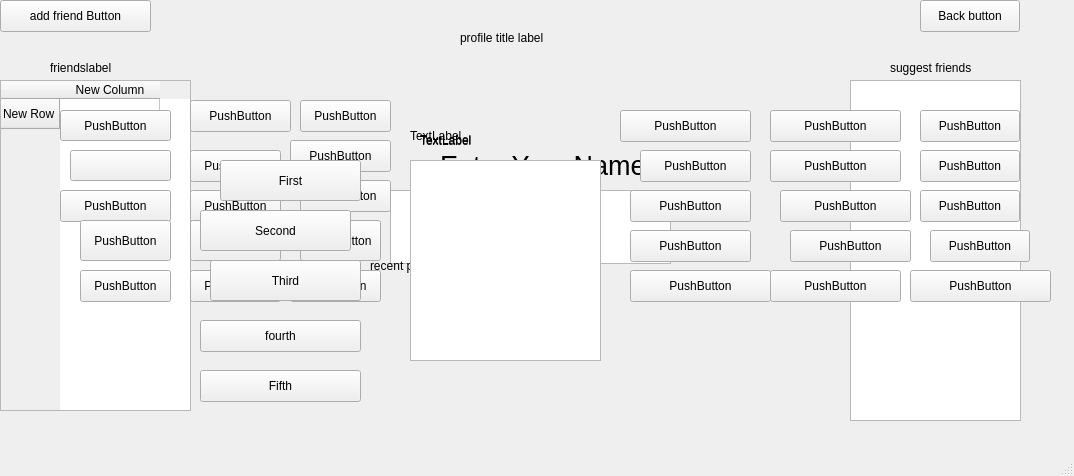
<?xml version="1.0" encoding="UTF-8"?>
<ui version="4.0">
 <class>MainWindow</class>
 <widget class="QMainWindow" name="MainWindow">
  <property name="geometry">
   <rect>
    <x>0</x>
    <y>0</y>
    <width>1074</width>
    <height>476</height>
   </rect>
  </property>
  <property name="windowTitle">
   <string>MainWindow</string>
  </property>
  <widget class="QWidget" name="centralwidget">
   <widget class="QLabel" name="nameLabel">
    <property name="geometry">
     <rect>
      <x>440</x>
      <y>140</y>
      <width>251</width>
      <height>51</height>
     </rect>
    </property>
    <property name="font">
     <font>
      <pointsize>20</pointsize>
     </font>
    </property>
    <property name="text">
     <string>Enter Your Name:</string>
    </property>
   </widget>
   <widget class="QTextEdit" name="nameTextEdit">
    <property name="geometry">
     <rect>
      <x>390</x>
      <y>190</y>
      <width>281</width>
      <height>74</height>
     </rect>
    </property>
   </widget>
   <widget class="QPushButton" name="loginButton">
    <property name="geometry">
     <rect>
      <x>430</x>
      <y>260</y>
      <width>171</width>
      <height>81</height>
     </rect>
    </property>
    <property name="font">
     <font>
      <pointsize>20</pointsize>
     </font>
    </property>
    <property name="text">
     <string>Login</string>
    </property>
   </widget>
   <widget class="QLabel" name="profileTitleLabel">
    <property name="geometry">
     <rect>
      <x>460</x>
      <y>30</y>
      <width>171</width>
      <height>16</height>
     </rect>
    </property>
    <property name="text">
     <string>profile title label</string>
    </property>
   </widget>
   <widget class="QLabel" name="friendsLabel">
    <property name="geometry">
     <rect>
      <x>50</x>
      <y>60</y>
      <width>151</width>
      <height>16</height>
     </rect>
    </property>
    <property name="text">
     <string>friendslabel</string>
    </property>
   </widget>
   <widget class="QTableWidget" name="friendsTableWidget">
    <property name="geometry">
     <rect>
      <x>0</x>
      <y>80</y>
      <width>191</width>
      <height>331</height>
     </rect>
    </property>
    <row>
     <property name="text">
      <string>New Row</string>
     </property>
    </row>
    <column>
     <property name="text">
      <string>New Column</string>
     </property>
    </column>
   </widget>
   <widget class="QTableWidget" name="friendSuggestionsTableWidget">
    <property name="geometry">
     <rect>
      <x>850</x>
      <y>80</y>
      <width>171</width>
      <height>341</height>
     </rect>
    </property>
   </widget>
   <widget class="QLabel" name="recentPostsLabel">
    <property name="geometry">
     <rect>
      <x>370</x>
      <y>110</y>
      <width>471</width>
      <height>311</height>
     </rect>
    </property>
    <property name="text">
     <string>recent posts label</string>
    </property>
   </widget>
   <widget class="QPushButton" name="backButton">
    <property name="geometry">
     <rect>
      <x>920</x>
      <y>0</y>
      <width>100</width>
      <height>32</height>
     </rect>
    </property>
    <property name="text">
     <string>Back button</string>
    </property>
   </widget>
   <widget class="QPushButton" name="addFriendButton">
    <property name="geometry">
     <rect>
      <x>0</x>
      <y>0</y>
      <width>151</width>
      <height>32</height>
     </rect>
    </property>
    <property name="text">
     <string>add friend Button</string>
    </property>
   </widget>
   <widget class="QLabel" name="suggestfriendsLabel">
    <property name="geometry">
     <rect>
      <x>890</x>
      <y>60</y>
      <width>221</width>
      <height>16</height>
     </rect>
    </property>
    <property name="text">
     <string>suggest friends</string>
    </property>
   </widget>
   <widget class="QPushButton" name="laughsButton1">
    <property name="geometry">
     <rect>
      <x>60</x>
      <y>110</y>
      <width>111</width>
      <height>31</height>
     </rect>
    </property>
    <property name="text">
     <string>PushButton</string>
    </property>
   </widget>
   <widget class="QPushButton" name="laughsButton2">
    <property name="geometry">
     <rect>
      <x>70</x>
      <y>150</y>
      <width>101</width>
      <height>31</height>
     </rect>
    </property>
    <property name="text">
     <string/>
    </property>
   </widget>
   <widget class="QPushButton" name="laughsButton3">
    <property name="geometry">
     <rect>
      <x>60</x>
      <y>190</y>
      <width>111</width>
      <height>32</height>
     </rect>
    </property>
    <property name="text">
     <string>PushButton</string>
    </property>
   </widget>
   <widget class="QPushButton" name="laughsButton4">
    <property name="geometry">
     <rect>
      <x>80</x>
      <y>220</y>
      <width>91</width>
      <height>41</height>
     </rect>
    </property>
    <property name="text">
     <string>PushButton</string>
    </property>
   </widget>
   <widget class="QPushButton" name="laughsButton5">
    <property name="geometry">
     <rect>
      <x>80</x>
      <y>270</y>
      <width>91</width>
      <height>32</height>
     </rect>
    </property>
    <property name="text">
     <string>PushButton</string>
    </property>
   </widget>
   <widget class="QPushButton" name="lovesButton1">
    <property name="geometry">
     <rect>
      <x>190</x>
      <y>100</y>
      <width>101</width>
      <height>32</height>
     </rect>
    </property>
    <property name="text">
     <string>PushButton</string>
    </property>
   </widget>
   <widget class="QPushButton" name="lovesButton2">
    <property name="geometry">
     <rect>
      <x>190</x>
      <y>150</y>
      <width>91</width>
      <height>32</height>
     </rect>
    </property>
    <property name="text">
     <string>PushButton</string>
    </property>
   </widget>
   <widget class="QPushButton" name="lovesButton3">
    <property name="geometry">
     <rect>
      <x>190</x>
      <y>190</y>
      <width>91</width>
      <height>32</height>
     </rect>
    </property>
    <property name="text">
     <string>PushButton</string>
    </property>
   </widget>
   <widget class="QPushButton" name="lovesButton4">
    <property name="geometry">
     <rect>
      <x>190</x>
      <y>220</y>
      <width>91</width>
      <height>41</height>
     </rect>
    </property>
    <property name="text">
     <string>PushButton</string>
    </property>
   </widget>
   <widget class="QPushButton" name="lovesButton5">
    <property name="geometry">
     <rect>
      <x>190</x>
      <y>270</y>
      <width>91</width>
      <height>32</height>
     </rect>
    </property>
    <property name="text">
     <string>PushButton</string>
    </property>
   </widget>
   <widget class="QPushButton" name="hatesButton1">
    <property name="geometry">
     <rect>
      <x>300</x>
      <y>100</y>
      <width>91</width>
      <height>32</height>
     </rect>
    </property>
    <property name="text">
     <string>PushButton</string>
    </property>
   </widget>
   <widget class="QPushButton" name="hatesButton2">
    <property name="geometry">
     <rect>
      <x>290</x>
      <y>140</y>
      <width>101</width>
      <height>32</height>
     </rect>
    </property>
    <property name="text">
     <string>PushButton</string>
    </property>
   </widget>
   <widget class="QPushButton" name="hatesButton3">
    <property name="geometry">
     <rect>
      <x>300</x>
      <y>180</y>
      <width>91</width>
      <height>32</height>
     </rect>
    </property>
    <property name="text">
     <string>PushButton</string>
    </property>
   </widget>
   <widget class="QPushButton" name="hatesButton4">
    <property name="geometry">
     <rect>
      <x>300</x>
      <y>220</y>
      <width>81</width>
      <height>41</height>
     </rect>
    </property>
    <property name="text">
     <string>PushButton</string>
    </property>
   </widget>
   <widget class="QPushButton" name="hatesButton5">
    <property name="geometry">
     <rect>
      <x>290</x>
      <y>270</y>
      <width>91</width>
      <height>32</height>
     </rect>
    </property>
    <property name="text">
     <string>PushButton</string>
    </property>
   </widget>
   <widget class="QPushButton" name="listsLaughsButton1">
    <property name="geometry">
     <rect>
      <x>620</x>
      <y>110</y>
      <width>131</width>
      <height>32</height>
     </rect>
    </property>
    <property name="text">
     <string>PushButton</string>
    </property>
   </widget>
   <widget class="QPushButton" name="listsLaughsButton2">
    <property name="geometry">
     <rect>
      <x>640</x>
      <y>150</y>
      <width>111</width>
      <height>32</height>
     </rect>
    </property>
    <property name="text">
     <string>PushButton</string>
    </property>
   </widget>
   <widget class="QPushButton" name="listsLaughsButton3">
    <property name="geometry">
     <rect>
      <x>630</x>
      <y>190</y>
      <width>121</width>
      <height>32</height>
     </rect>
    </property>
    <property name="text">
     <string>PushButton</string>
    </property>
   </widget>
   <widget class="QPushButton" name="listsLaughsButton4">
    <property name="geometry">
     <rect>
      <x>630</x>
      <y>230</y>
      <width>121</width>
      <height>32</height>
     </rect>
    </property>
    <property name="text">
     <string>PushButton</string>
    </property>
   </widget>
   <widget class="QPushButton" name="listsLaughsButton5">
    <property name="geometry">
     <rect>
      <x>630</x>
      <y>270</y>
      <width>141</width>
      <height>32</height>
     </rect>
    </property>
    <property name="text">
     <string>PushButton</string>
    </property>
   </widget>
   <widget class="QPushButton" name="listsLovesButton1">
    <property name="geometry">
     <rect>
      <x>770</x>
      <y>110</y>
      <width>131</width>
      <height>32</height>
     </rect>
    </property>
    <property name="text">
     <string>PushButton</string>
    </property>
   </widget>
   <widget class="QPushButton" name="listsLovesButton2">
    <property name="geometry">
     <rect>
      <x>770</x>
      <y>150</y>
      <width>131</width>
      <height>32</height>
     </rect>
    </property>
    <property name="text">
     <string>PushButton</string>
    </property>
   </widget>
   <widget class="QPushButton" name="listsLovesButton3">
    <property name="geometry">
     <rect>
      <x>780</x>
      <y>190</y>
      <width>131</width>
      <height>32</height>
     </rect>
    </property>
    <property name="text">
     <string>PushButton</string>
    </property>
   </widget>
   <widget class="QPushButton" name="listsLovesButton4">
    <property name="geometry">
     <rect>
      <x>790</x>
      <y>230</y>
      <width>121</width>
      <height>32</height>
     </rect>
    </property>
    <property name="text">
     <string>PushButton</string>
    </property>
   </widget>
   <widget class="QPushButton" name="listsLovesButton5">
    <property name="geometry">
     <rect>
      <x>770</x>
      <y>270</y>
      <width>131</width>
      <height>32</height>
     </rect>
    </property>
    <property name="text">
     <string>PushButton</string>
    </property>
   </widget>
   <widget class="QPushButton" name="listsHatesButton1">
    <property name="geometry">
     <rect>
      <x>920</x>
      <y>110</y>
      <width>100</width>
      <height>32</height>
     </rect>
    </property>
    <property name="text">
     <string>PushButton</string>
    </property>
   </widget>
   <widget class="QPushButton" name="listsHatesButton2">
    <property name="geometry">
     <rect>
      <x>920</x>
      <y>150</y>
      <width>100</width>
      <height>32</height>
     </rect>
    </property>
    <property name="text">
     <string>PushButton</string>
    </property>
   </widget>
   <widget class="QPushButton" name="listsHatesButton3">
    <property name="geometry">
     <rect>
      <x>920</x>
      <y>190</y>
      <width>100</width>
      <height>32</height>
     </rect>
    </property>
    <property name="text">
     <string>PushButton</string>
    </property>
   </widget>
   <widget class="QPushButton" name="listsHatesButton4">
    <property name="geometry">
     <rect>
      <x>930</x>
      <y>230</y>
      <width>100</width>
      <height>32</height>
     </rect>
    </property>
    <property name="text">
     <string>PushButton</string>
    </property>
   </widget>
   <widget class="QPushButton" name="listsHatesButton5">
    <property name="geometry">
     <rect>
      <x>910</x>
      <y>270</y>
      <width>141</width>
      <height>32</height>
     </rect>
    </property>
    <property name="text">
     <string>PushButton</string>
    </property>
   </widget>
   <widget class="QLabel" name="listsLaughsLabel">
    <property name="geometry">
     <rect>
      <x>410</x>
      <y>120</y>
      <width>161</width>
      <height>31</height>
     </rect>
    </property>
    <property name="text">
     <string>TextLabel</string>
    </property>
   </widget>
   <widget class="QLabel" name="listsLovesLabel">
    <property name="geometry">
     <rect>
      <x>420</x>
      <y>130</y>
      <width>161</width>
      <height>20</height>
     </rect>
    </property>
    <property name="text">
     <string>TextLabel</string>
    </property>
   </widget>
   <widget class="QLabel" name="listsHatesLabel">
    <property name="geometry">
     <rect>
      <x>420</x>
      <y>130</y>
      <width>171</width>
      <height>21</height>
     </rect>
    </property>
    <property name="text">
     <string>TextLabel</string>
    </property>
   </widget>
   <widget class="QTableWidget" name="listsLaughsTable">
    <property name="geometry">
     <rect>
      <x>410</x>
      <y>160</y>
      <width>191</width>
      <height>201</height>
     </rect>
    </property>
   </widget>
   <widget class="QTableWidget" name="listsLovesTable">
    <property name="geometry">
     <rect>
      <x>410</x>
      <y>160</y>
      <width>181</width>
      <height>191</height>
     </rect>
    </property>
   </widget>
   <widget class="QTableWidget" name="listsHatesTable">
    <property name="geometry">
     <rect>
      <x>410</x>
      <y>160</y>
      <width>191</width>
      <height>201</height>
     </rect>
    </property>
   </widget>
   <widget class="QPushButton" name="fourthPostReactionButton">
    <property name="geometry">
     <rect>
      <x>200</x>
      <y>320</y>
      <width>161</width>
      <height>32</height>
     </rect>
    </property>
    <property name="text">
     <string>fourth</string>
    </property>
   </widget>
   <widget class="QPushButton" name="firstPostReactionButton">
    <property name="geometry">
     <rect>
      <x>220</x>
      <y>160</y>
      <width>141</width>
      <height>41</height>
     </rect>
    </property>
    <property name="text">
     <string>First</string>
    </property>
   </widget>
   <widget class="QPushButton" name="secondPostReactionButton">
    <property name="geometry">
     <rect>
      <x>200</x>
      <y>210</y>
      <width>151</width>
      <height>41</height>
     </rect>
    </property>
    <property name="text">
     <string>Second</string>
    </property>
   </widget>
   <widget class="QPushButton" name="thirdPostReactionButton">
    <property name="geometry">
     <rect>
      <x>210</x>
      <y>260</y>
      <width>151</width>
      <height>41</height>
     </rect>
    </property>
    <property name="text">
     <string>Third</string>
    </property>
   </widget>
   <widget class="QPushButton" name="fifthPostReactionButton">
    <property name="geometry">
     <rect>
      <x>200</x>
      <y>370</y>
      <width>161</width>
      <height>32</height>
     </rect>
    </property>
    <property name="text">
     <string>Fifth</string>
    </property>
   </widget>
  </widget>
  <widget class="QMenuBar" name="menubar">
   <property name="geometry">
    <rect>
     <x>0</x>
     <y>0</y>
     <width>1074</width>
     <height>24</height>
    </rect>
   </property>
  </widget>
  <widget class="QStatusBar" name="statusbar"/>
 </widget>
 <resources/>
 <connections/>
</ui>
